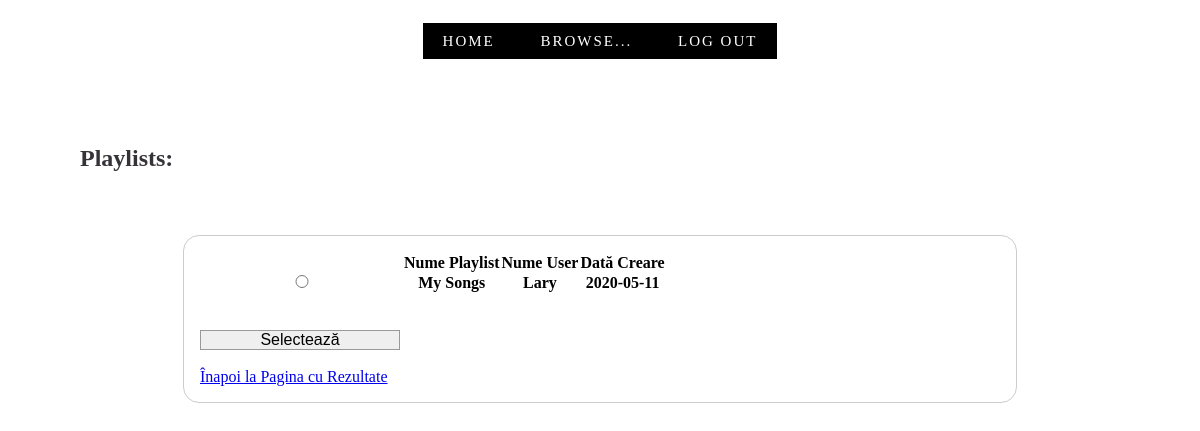
The page /Browser/search_list_result.php on the database its author committed.
### tables this page shows
CREATE TABLE `list` (
  `lid` int(10) NOT NULL,
  `username` varchar(45) NOT NULL,
  `ltitle` varchar(45) NOT NULL,
  `lissuedate` date NOT NULL,
  `ispublic` int(10) NOT NULL
);

### Browser/search_list_result.php (the view, shortened to what this page needs)
<?php
$link = @mysqli_connect('localhost', 'root','root','proiectmds')
    or die('Nu s-a putut efectua conectarea la baza de date. Eroare: ' . mysql_error());
$keywords = $_SESSION['keywords'];
$sql = "SELECT * FROM list NATURAL JOIN user WHERE ltitle LIKE '%$keywords%' AND ispublic = 1";
$result = mysqli_query($link, $sql) or die('Playlist Query failed: ' . mysql_error());
?>
<!DOCTYPE html>
<html>
<head>
<link rel="stylesheet" type="text/css" href="../Css/search_artist_result.css">
</head>
<header style="text-align: center; margin: 2rem auto;">
<?php include '../menu.php';?>
</header>
<body>
<h2 class="button1"> Playlists:</h2>
<form action="../PageOf/list.php" method = "POST">
	<table>
		<tr>
			<th>  </th>
			<th>Nume Playlist</th>
			<th>Nume User</th>
			<th>Dată Creare</th>
		</tr>
<?php
if(mysqli_num_rows($result) > 0)
{
   while($row = mysqli_fetch_assoc($result))
    {
?>
     	<tr>
			<th><input type = 'radio' name = 'list_id' value = "<?php echo $row["lid"]?>"></th>
            <th><?php echo $row["ltitle"]?></th>
            <th><?php echo $row["username"]?></th>
            <th><?php echo $row["lissuedate"]?></th>
        </tr>
<?php
    }
}
else
{
    echo "Niciun Rezultat Găsit :(";
}?></table>
    <br></br>
    <input type = "submit"  name="list_select_button_2" value = "Selectează">
    <br></br>
    <a href="search.php" >Înapoi la Pagina cu Rezultate</a>
</form>
</body>
</html>

### Css/search_artist_result.css (style rules this page uses)
* { margin: 0px; padding: 0px; }
body { background-image: url("/Images/collage1.png"); background-size: cover; background-position: center; -webkit-animation: fadein 2s; -moz-animation: fadein 2s; -ms-animation: fadein 2s; -o-animation: fadein 2s; animation: fadein 2s; }
form { margin: 0 auto; width: 800px; padding: 1em; border: 3px solid #000000; border-radius: 1em; background-color: rgba(255, 255, 255, 0.5); }
input, textarea { font: 1em sans-serif; width: 200px; box-sizing: border-box; border: 1px solid #999; }
.button1 { background-color: #FFFFFF; border: none; color: white; padding: 15px 32px; text-align: center; text-decoration: none; display: inline-block; font-size: 16px; margin: 4px 2px; margin:2em; font-size:1.5em; color:#353338; display:center; }

### Css/menu.css (style rules this page uses)
* { -webkit-transition-property: all; -webkit-transition-duration: .2s; -moz-transition-timing-function: cubic-bezier(100,50,21,6); -moz-transition-property: all; -moz-transition-timing-function: cubic-bezier(100,50,21,6); }

### Browser/search_list_result.php (style rules this page uses)
form { margin: 0 auto; width: 800px; padding: 1em; border: 1px solid #CCC; border-radius: 1em; }
input, textarea { font: 1em sans-serif; width: 200px; box-sizing: border-box; border: 1px solid #999; }

### rows shown on the page
list: ltitle "My Songs", username "Lary", lissuedate "2020-05-11"
